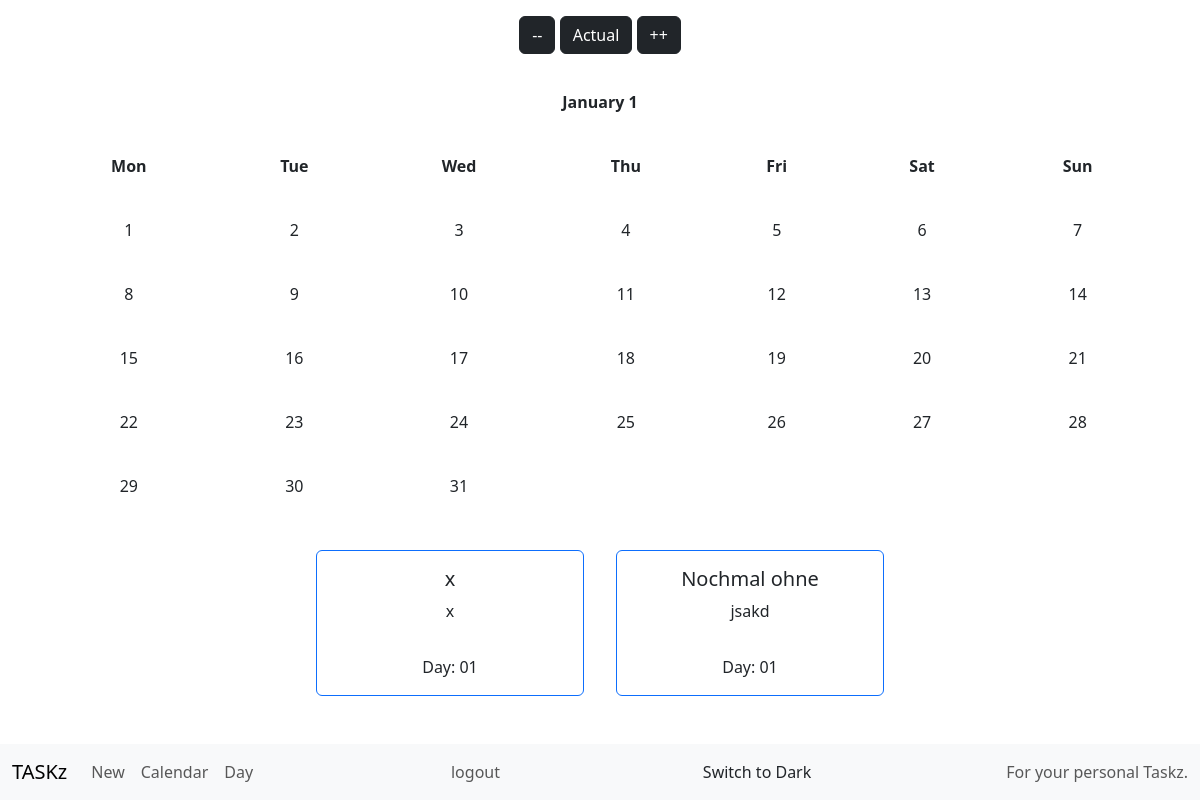
The app's page /cal?year=1&month=01 (signed in) with its own data.
### tables this page shows
CREATE TABLE taskz (
                        id INTEGER PRIMARY KEY AUTOINCREMENT, 
                        user INTEGER NOT NULL, 
                        title TEXT NOT NULL, 
                        text TEXT,
                        created TIMESTAMP DEFAULT CURRENT_TIMESTAMP, 
                        date TIMESTAMP, 
                        checked INTEGER DEFAULT 0, 
                        FOREIGN KEY(user) REFERENCES users(id));

### app.py (the view)
@app.route("/cal", methods=["GET", "POST"])
@login_required
def cal():
    this_year = datetime.now().year
    this_month = datetime.now().month
    year = request.args.get("year", default = this_year, type = int)
    month = request.args.get("month", default = this_month, type = int)
    cal = calendar.HTMLCalendar().formatmonth(year, month)
    prev_month = month - 1 if month > 1 else 12
    prev_year = year if month > 1 else year - 1
    next_month = month + 1 if month < 12 else 1
    next_year = year if month < 12 else year + 1
    taskz = get_taskz(session["user"])
    return render("calendar.html", taskz=taskz, calendar=cal, year=year, month=month,
                  prev_year=prev_year, prev_month = prev_month,
                  next_year=next_year, next_month=next_month,
                  this_year=this_year, this_month=this_month)

### functions.py (called while the page is built)
def login_required(f):
    @wraps(f)
    def decorated_function(*args, **kwargs):
        if session.get("user") is None:
            return redirect("/login")
        return f(*args, **kwargs)
    return decorated_function

def get_taskz(user_id):
    try:
        con = sql.connect(DB, detect_types=sql.PARSE_DECLTYPES)
        try:
            con.row_factory = sql.Row
            cur = con.cursor()
            cur.execute("SELECT * FROM taskz WHERE user = ?", (user_id,))
            taskz = cur.fetchall()
        finally:
            con.close()
    except:
        return
    return taskz

### templates/calendar.html
{% extends "layout.html" %} {% block title %} - Calendar {% endblock %} {% block
    main %}
     <div class="container mt-3 mb-3 text-center">
        <a href="?year={{ prev_year }}&month={{ prev_month }}" class="btn btn-dark"> -- </a>
        <a href="{{ url_for('cal') }}" class="btn btn-dark">Actual</a>
        <a href="?year={{ next_year }}&month={{ next_month }}" class="btn btn-dark"> ++ </a>
     </div>
     <div class="container mt-3 cal">
        {{ calendar | safe }}
    </div>
    <div class="container-fluid text-center mt-3">
        {% if taskz %}
          <div class="row justify-content-center">
            {% for task in taskz if task.date.year == year and task.date.month == month and task.checked == 0 %}
            <div class="col-12 col-xxl-2 col-xl-3 col-lg-4 col-md-6 p-3">
              <div class="card border-primary">
                <div class="card-body">
                  <h5 class="card-title">{{ task.title }}</h5>
                  <p class="card-text" style="white-space: pre-line">{{ task.text }}</p>
                </div>
                <div class="card-body">
                  Day: {{ task.date.strftime("%d") }}
                </div>
              </div>
            </div>
            {% else %}
            <h1>No Taskz this month.</h1>
            {% endfor %}
          </div>
    {% else %}
    <h1>No Taskz at all.</h1>
    {% endif %}
    </div>
    {% endblock %}

### static/stylesheets/style.css (style rules this page uses)
body { padding-bottom: 56px; }
.cal table { width: 100%; height: 100%; border-collapse: collapse; }
.cal th, .cal td { padding: 20px; text-align: center; }

### records on screen
taskz: title "x", text "x", date "01"
taskz: title "Nochmal ohne", text "jsakd", date "01"

### other values on screen
{{ calendar | safe }} "January 1 Mon Tue Wed Thu Fri Sat Sun 1 2 3 4 5 6 7 8 9 10 11 12 13 14 15 16 17 18 19 20 21 22 23 24 25 26 27 28 29 30 31"
